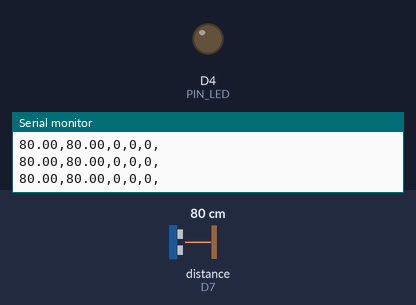
The program below on a simulated ESP8266 (Wemos D1 mini). Shown: output pins drawn as LEDs (lit = HIGH), the last lines printed to the serial monitor. Wiring (inferred from the names in the program): ultrasonic range finder: trigger D6; echo D7. Inputs (shaded band) come from the test bench; at power-on: distance to the obstacle (sensor on D7) 80 cm. The echo pulse lasts 58.3 µs per cm; WiFi joins after 1.5 s; servers stay silent unless stated; pins used as bus, display or sensor lines are not drawn.

Above: at 3.0 s.
3.1 s: distance to the obstacle (sensor on D7) set to 116 cm
5.2 s: distance to the obstacle (sensor on D7) set to 124 cm
At 6.8 s:
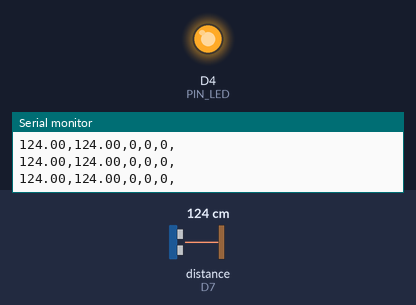
7.1 s: distance to the obstacle (sensor on D7) set to 2 cm
At 8.2 s:
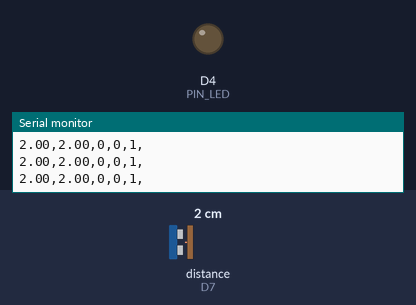
8.6 s: distance to the obstacle (sensor on D7) set to 120 cm
At 10.3 s:
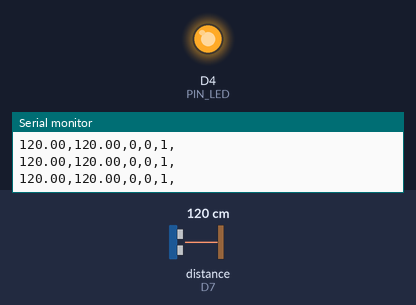
Timing chart, 0 to 11.8 s (numbered marks = the images above; inputs shaded):
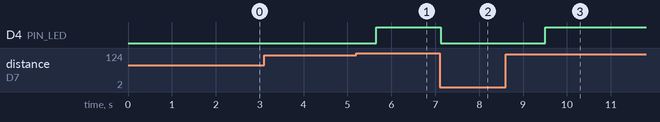

The program:

main.cpp
```cpp
/*------------------------------------------------------------------------------
  07/01/2018
  Author: Makerbro
  Platforms: ESP8266
  Language: C++/Arduino
  File: webserver_html.ino
  ------------------------------------------------------------------------------

*/

#include <ESP8266WiFi.h>
#include <ESP8266WebServer.h>
#include <WebSocketsServer.h>
#include <ArduinoJson.h>

#include <wifi_credentials.h>  // wifi ssid and password
#include <HC-SR04_sensor.h>  // All functions related to HC-SR04 ultrasonic sensor processing

ESP8266WebServer server;
WebSocketsServer webSocket = WebSocketsServer(81);

#define PIN_LED 2

char webpage[] PROGMEM = R"=====(
<html>
<head>
  <script>
    var Socket;
    var gvalue;
    function init() {
      Socket = new WebSocket('ws://' + window.location.hostname + ':81/');
      Socket.onmessage = function(event){
        if (gvalue!=event.data){
          var obj=JSON.parse(event.data);
          gvalue=obj.passages;
          document.getElementById("rxConsole1").value = gvalue;
          gvalue=obj.distance;
          document.getElementById("rxConsole2").value = gvalue;
        }
      }
    }
  </script>
</head>
<body onload="javascript:init()">
  <div>
  <p><strong>Nombre de passages: </strong></p>
  <textarea id="rxConsole1"></textarea>
  </div>
  <div>
  <p><strong>Distance: </strong></p>
  <textarea id="rxConsole2"></textarea>
  </div>
  <hr/>
</body>
</html>
)=====";


void setup()
{
  pinMode(TRIG_PIN, OUTPUT);
  pinMode(ECHO_PIN, INPUT);
  pinMode(PIN_LED, OUTPUT);
  WiFi.begin(ssid,password);
  Serial.begin(115200);
  while(WiFi.status()!=WL_CONNECTED)
  {
    Serial.print(".");
    delay(500);
  }
  Serial.println("");
  Serial.print("IP Address: ");
  Serial.println(WiFi.localIP());

  server.on("/",[](){
    server.send_P(200, "text/html", webpage);
  });
  server.begin();
  webSocket.begin();
  current_distance=0;
  previous_distance=0;
for (int i=0; i<=20; i++){GetDistance();}  // Get distance at start (assuming no obstacles visible)
}

void loop()
{
  GetDistance();
  CheckForObstacles();
  webSocket.loop();
  server.handleClient();

  Serial.print(distance_short_sample.getAverage()); Serial.print(",");
  Serial.print(distance_long_sample.getAverage()); Serial.print(",");
  Serial.print(obstacle_detected); Serial.print(",");
  Serial.print(no_obstacle_detected); Serial.print(",");
  Serial.print(confirmed_passages); Serial.println(",");


DynamicJsonBuffer jBuffer;
JsonObject& root = jBuffer.createObject();

root["distance"]=distance_long_sample.getAverage();
root["passages"]=confirmed_passages;

//root.prettyPrintTo(Serial);
String output_message;
root.printTo(output_message);
webSocket.broadcastTXT(output_message);
//serializeJson(root, output_message);

//root.prettyPrintTo(webSocket);
//webSocket.broadcastTXT(root);


  /*if(distance<10){
    char c[] = "y";
    webSocket.broadcastTXT(c, sizeof(c));
  }*/

  if(Serial.available() > 0){
    char c[] = {(char)Serial.read()};
    webSocket.broadcastTXT(c, sizeof(c));
  }
}
```

HC-SR04_sensor.h
```cpp
#include <RunningMedian.h>

#define ECHO_PIN D7 // Echo Pin
#define TRIG_PIN D6 // Trigger Pin
#define PIN_LED 2 // Pin for ESP built-in pin
#define MAX_DISTANCE 200  // Maximum distance to be accepted from HC-SR04 calculations (cm)
#define MIN_DISTANCE_CHANGE 15  // Minimum ditance change triggering obstacle detection (cm)
#define MIN_OBSTACLE_DETECTIONS 7  // Minimum of distance change detected to trigger obstacle detection
#define LONG_SAMPLE_SIZE 50  // Number of samples in distance rolling average
#define SHORT_SAMPLE_SIZE 5  // Number of samples in distance rolling average

long duration, raw_distance, previous_distance,current_distance; // Variables used to get and filter distance
int obstacle_detected=0,no_obstacle_detected=0;
int confirmed_passages=0;  // Number of valid passages detected
bool detection_triggered=false;  // Gets triggered when detected distance reduces due to a valid obstacle
RunningMedian distance_long_sample = RunningMedian(LONG_SAMPLE_SIZE);  // Sample of last SAMPLE_SIZE distances - Used to calculate rolling average
RunningMedian distance_short_sample = RunningMedian(SHORT_SAMPLE_SIZE);  // Sample of last SAMPLE_SIZE distances - Used to calculate rolling average

void GetDistance(){
  /* The following TRIG_PIN/ECHO_PIN cycle is used to determine the
  distance of the nearest object by bouncing soundwaves off of it. */
  digitalWrite(TRIG_PIN, LOW);
  delayMicroseconds(2);
  digitalWrite(TRIG_PIN, HIGH);
  delayMicroseconds(10);
  digitalWrite(TRIG_PIN, LOW);
  duration = pulseIn(ECHO_PIN, HIGH);
  raw_distance = duration/58.2;  //Calculate the distance (in cm) based on the speed of sound.
  if (raw_distance<=MAX_DISTANCE && abs(current_distance-previous_distance)<=MIN_DISTANCE_CHANGE){
    current_distance=raw_distance;
    previous_distance=current_distance;
    distance_long_sample.add(current_distance);
    distance_short_sample.add(current_distance);
  }
  delay(10);  //Delay before next reading.
}

 void CheckForObstacles() {
   // Contains rules established to filter live distances and count valid obstacles
   if (distance_long_sample.getAverage()<120){digitalWrite(PIN_LED,LOW);} else {digitalWrite(PIN_LED,HIGH);}
   if (distance_long_sample.getAverage()-distance_short_sample.getAverage()>MIN_DISTANCE_CHANGE){obstacle_detected++;} else {obstacle_detected=0;}
   if (obstacle_detected>=MIN_OBSTACLE_DETECTIONS){detection_triggered=true;}
   if (detection_triggered && distance_long_sample.getAverage()-distance_short_sample.getAverage()<MIN_DISTANCE_CHANGE){no_obstacle_detected++;} else {no_obstacle_detected=0;}
   if (detection_triggered && no_obstacle_detected>=MIN_OBSTACLE_DETECTIONS){
     confirmed_passages++;
     obstacle_detected=0;
     no_obstacle_detected=0;
     detection_triggered=false;
   }
 }
```

wifi_credentials.h
```cpp
char* ssid = "xxxx";
char* password = "xxxx";
```

Measured:
- the behaviour switches between 119 and 120 cm on distance to the obstacle (sensor on D7) (found by bisection; images 0 and 1)
- after the input at 5.2 s, D4 (PIN_LED): LOW → HIGH after 0.45 s
- after the input at 7.1 s, D4 (PIN_LED): HIGH → LOW at once
- after the input at 8.6 s, D4 (PIN_LED): LOW → HIGH after 0.90 s
